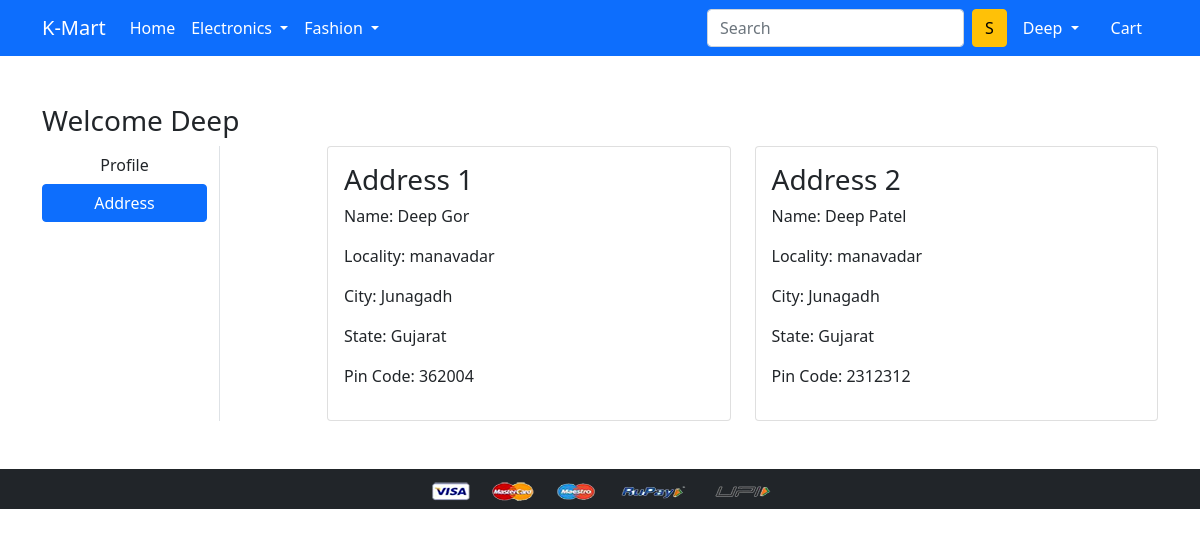
The app's page /address/ (signed in) with its own data.
### app/models.py (models this page shows, shortened)
class Customer(models.Model):
  user = models.ForeignKey(User, on_delete=models.CASCADE)
  name = models.CharField(max_length=200)
  locality = models.CharField(max_length=200)
  city = models.CharField(max_length=200)
  zipcode = models.IntegerField()
  state = models.CharField(choices=STATE_CHOICES, max_length= 50)

### app/views.py (the view)
# urls.py: path('address/', views.address, name='address'),
@login_required
def address(request):
    add = Customer.objects.filter(user=request.user)
    return render(request, 'app/address.html', {'add': add, 'active': 'btn-primary'})

### app/templates/app/address.html (shortened to what this page needs)
{% extends 'app/base.html' %}
{% load static %}
{% block main-content %}
<div class="container my-5">
 <div class="row">
 <h3>Welcome <span class="text-capitalize">{{request.user}}</span></h3>
  <div class="col-sm-2 border-end">
   <ul class="list-unstyled">
    <li class="d-grid"><a href="{% url 'profile' %}" class="btn">Profile</a></li>
    <li class="d-grid"><a href="{% url 'address' %}" class="btn {{active}}">Address</a></li>
   </ul>
  </div>
  <div class="col-sm-9 offset-sm-1">
   <div class="row">
     {% for ad in add %}
    <div class="col-sm-6">
     <div class="card">
      <div class="card-body">
       <h3>Address {{forloop.counter}}</h3>
       <p>Name: {{ad.name}}</p>
       <p>Locality: {{ad.locality}}</p>
       <p>City: {{ad.city}}</p>
       <p>State: {{ad.state}}</p>
       <p>Pin Code: {{ad.zipcode}}</p>
      </div>
     </div>
    </div>
    {% endfor %}
   </div>
  </div>
 </div>
</div>
{% endblock main-content %}

### app/templates/app/base.html (shortened to what this page needs)
<!doctype html>
{% load static %}
<html lang="en">
  <head>
    <link href="https://cdn.jsdelivr.net/npm/bootstrap@5.0.0-beta1/dist/css/bootstrap.min.css" rel="stylesheet">
    <link rel="stylesheet" href="{% static 'app/css/owl.carousel.min.css' %}">
    <link rel="stylesheet" href="{% static 'app/css/all.min.css' %}">
    <link rel="stylesheet" href="{% static 'app/css/style.css' %}">
  </head>
  <body>
    <nav class="navbar navbar-expand-lg navbar-dark bg-primary">
     <div class="container">
       <a class="navbar-brand" href="/">K-Mart</a>
       <div class="collapse navbar-collapse" id="navbarSupportedContent">
         <ul class="navbar-nav me-auto mb-2 mb-lg-0">
           <li class="nav-item">
             <a class="nav-link active" aria-current="page" href="/">Home</a>
           </li>
           <li class="nav-item dropdown">
             <a class="nav-link dropdown-toggle text-white" href="#" id="electronicsDropdown" role="button" data-bs-toggle="dropdown" aria-expanded="false">
               Electronics
             </a>
           </li>
           <li class="nav-item dropdown">
             <a class="nav-link dropdown-toggle text-white" href="#" id="fashionDropdown" role="button" data-bs-toggle="dropdown" aria-expanded="false">
               Fashion
             </a>
           </li>
         </ul>
         <form class="d-flex">
           <input class="form-control me-2" type="search" placeholder="Search" aria-label="Search">
           <button class="btn btn-warning" type="submit">S</button>
         </form>
         <div>
          <ul class="navbar-nav me-auto mb-2 mb-lg-0">
            {% if request.user.is_authenticated %}
                <li class="nav-item dropdown mx-2">
                    <a class="nav-link dropdown-toggle text-white" href="#" id="profileDropdown" role="button" data-bs-toggle="dropdown" aria-expanded="false">
                      {{request.user.username|capfirst}}
                    </a>
                  </li>
                  <li class="nav-item mx-2">
                    <a href="{% url 'showcart' %}" class="nav-link text-white"> Cart </a>
                </li>
            {% endif %}
          </ul>
         </div>
       </div>
     </div>
    </nav>
    {% block main-content %} {% endblock main-content %}
    <footer class="container-fluid bg-dark text-center p-2 mt-5">
        <img src="{% static 'app/images/payment.png' %}" alt="" srcset="" class="img-fluid" height="2px">
    </footer>
  </body>
</html>

### records on screen
Customer: name "Deep Gor", locality "manavadar", city "Junagadh", state "Gujarat", zipcode "362004"
Customer: name "Deep Patel", locality "manavadar", city "Junagadh", state "Gujarat", zipcode "2312312"

### other values on screen
{{ request.user.username|capfirst }} "Deep"
{{ request.user }} "Deep"
